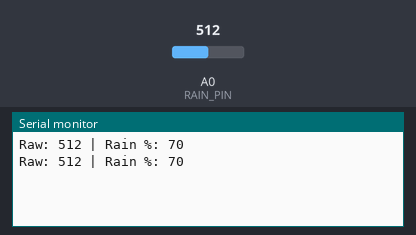
This sketch was run on a simulated Arduino Uno, built with avr-gcc and run on an emulated ATmega328P. On the bench: the last lines printed to the serial monitor. Inputs (shaded band) come from the test bench; at power-on: A0 (RAIN_PIN) = 512.

Above: at 1.8 s.
1.9 s: A0 (RAIN_PIN) set to 716
At 2.7 s:
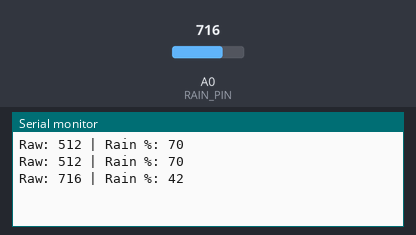
3.4 s: A0 (RAIN_PIN) set to 900
At 4.8 s:
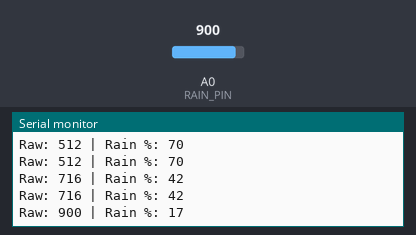
Timing chart, 0 to 6.4 s (numbered marks = the images above; inputs shaded):
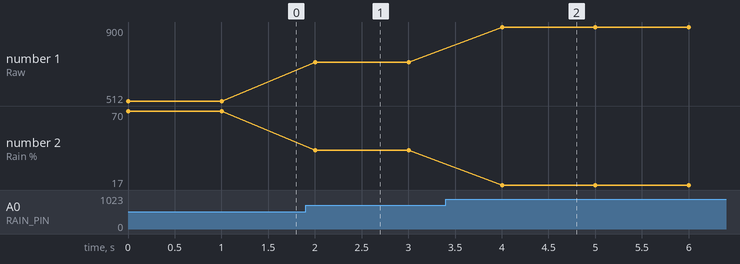

The sketch:

rain_sensor_esp.ino
```cpp
#define RAIN_PIN A0

void setup() {
  Serial.begin(9600);
}

void loop() {
  int raw = analogRead(RAIN_PIN);
  int rainPct = map(raw, 1023, 300, 0, 100);
  rainPct = constrain(rainPct, 0, 100);

  Serial.print("Raw: ");
  Serial.print(raw);
  Serial.print(" | Rain %: ");
  Serial.println(rainPct);

  delay(1000);
}
```

Measured:
- after the input at 1.9 s, the serial monitor: prints a new line after 0.10 s (image 1)
- after the input at 3.4 s, the serial monitor: prints a new line after 0.60 s (image 2)
- plotted number 1: 512 → 716 after the input at 1.9 s, 716 → 900 after the input at 3.4 s
- plotted number 2: 70 → 42 after the input at 1.9 s, 42 → 17 after the input at 3.4 s
